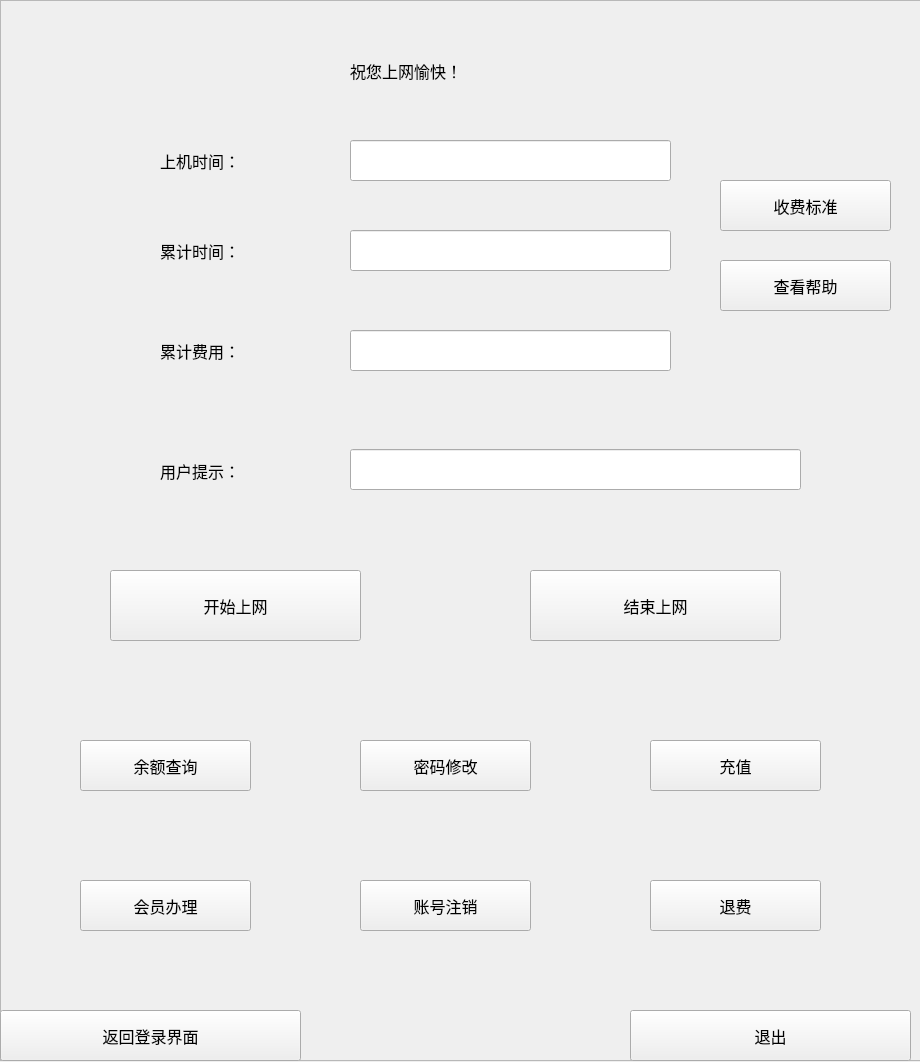
<?xml version="1.0" encoding="UTF-8"?>
<ui version="4.0">
 <class>UserDialog</class>
 <widget class="QDialog" name="UserDialog">
  <property name="geometry">
   <rect>
    <x>0</x>
    <y>0</y>
    <width>920</width>
    <height>1062</height>
   </rect>
  </property>
  <property name="windowTitle">
   <string>用户界面</string>
  </property>
  <widget class="QLabel" name="label">
   <property name="geometry">
    <rect>
     <x>350</x>
     <y>50</y>
     <width>361</width>
     <height>41</height>
    </rect>
   </property>
   <property name="font">
    <font>
     <pointsize>12</pointsize>
    </font>
   </property>
   <property name="text">
    <string>祝您上网愉快！</string>
   </property>
  </widget>
  <widget class="QLabel" name="label_2">
   <property name="geometry">
    <rect>
     <x>160</x>
     <y>140</y>
     <width>201</width>
     <height>41</height>
    </rect>
   </property>
   <property name="font">
    <font>
     <pointsize>12</pointsize>
    </font>
   </property>
   <property name="text">
    <string>上机时间：</string>
   </property>
  </widget>
  <widget class="QLabel" name="label_3">
   <property name="geometry">
    <rect>
     <x>160</x>
     <y>230</y>
     <width>171</width>
     <height>41</height>
    </rect>
   </property>
   <property name="font">
    <font>
     <pointsize>12</pointsize>
    </font>
   </property>
   <property name="text">
    <string>累计时间：</string>
   </property>
  </widget>
  <widget class="QLabel" name="label_4">
   <property name="geometry">
    <rect>
     <x>160</x>
     <y>330</y>
     <width>171</width>
     <height>41</height>
    </rect>
   </property>
   <property name="font">
    <font>
     <pointsize>12</pointsize>
    </font>
   </property>
   <property name="text">
    <string>累计费用：</string>
   </property>
  </widget>
  <widget class="QLineEdit" name="lineEdit">
   <property name="geometry">
    <rect>
     <x>350</x>
     <y>140</y>
     <width>321</width>
     <height>41</height>
    </rect>
   </property>
   <property name="font">
    <font>
     <pointsize>12</pointsize>
    </font>
   </property>
   <property name="focusPolicy">
    <enum>Qt::NoFocus</enum>
   </property>
   <property name="dragEnabled">
    <bool>false</bool>
   </property>
   <property name="readOnly">
    <bool>true</bool>
   </property>
  </widget>
  <widget class="QLineEdit" name="lineEdit_2">
   <property name="geometry">
    <rect>
     <x>350</x>
     <y>230</y>
     <width>321</width>
     <height>41</height>
    </rect>
   </property>
   <property name="font">
    <font>
     <pointsize>12</pointsize>
    </font>
   </property>
   <property name="focusPolicy">
    <enum>Qt::NoFocus</enum>
   </property>
   <property name="dragEnabled">
    <bool>false</bool>
   </property>
   <property name="readOnly">
    <bool>true</bool>
   </property>
  </widget>
  <widget class="QLineEdit" name="lineEdit_3">
   <property name="geometry">
    <rect>
     <x>350</x>
     <y>330</y>
     <width>321</width>
     <height>41</height>
    </rect>
   </property>
   <property name="font">
    <font>
     <pointsize>12</pointsize>
    </font>
   </property>
   <property name="focusPolicy">
    <enum>Qt::NoFocus</enum>
   </property>
   <property name="dragEnabled">
    <bool>false</bool>
   </property>
   <property name="readOnly">
    <bool>true</bool>
   </property>
  </widget>
  <widget class="QLineEdit" name="lineEdit_4">
   <property name="geometry">
    <rect>
     <x>350</x>
     <y>449</y>
     <width>451</width>
     <height>41</height>
    </rect>
   </property>
   <property name="font">
    <font>
     <pointsize>12</pointsize>
    </font>
   </property>
   <property name="focusPolicy">
    <enum>Qt::NoFocus</enum>
   </property>
   <property name="text">
    <string/>
   </property>
   <property name="dragEnabled">
    <bool>false</bool>
   </property>
   <property name="readOnly">
    <bool>true</bool>
   </property>
  </widget>
  <widget class="QLabel" name="label_5">
   <property name="geometry">
    <rect>
     <x>160</x>
     <y>450</y>
     <width>181</width>
     <height>41</height>
    </rect>
   </property>
   <property name="font">
    <font>
     <pointsize>12</pointsize>
    </font>
   </property>
   <property name="text">
    <string>用户提示：</string>
   </property>
  </widget>
  <widget class="QPushButton" name="pushButton">
   <property name="geometry">
    <rect>
     <x>720</x>
     <y>180</y>
     <width>171</width>
     <height>51</height>
    </rect>
   </property>
   <property name="font">
    <font>
     <pointsize>12</pointsize>
    </font>
   </property>
   <property name="focusPolicy">
    <enum>Qt::NoFocus</enum>
   </property>
   <property name="text">
    <string>收费标准</string>
   </property>
  </widget>
  <widget class="QPushButton" name="pushButton_2">
   <property name="geometry">
    <rect>
     <x>720</x>
     <y>260</y>
     <width>171</width>
     <height>51</height>
    </rect>
   </property>
   <property name="font">
    <font>
     <pointsize>12</pointsize>
    </font>
   </property>
   <property name="focusPolicy">
    <enum>Qt::NoFocus</enum>
   </property>
   <property name="text">
    <string>查看帮助</string>
   </property>
  </widget>
  <widget class="QPushButton" name="pushButton_3">
   <property name="geometry">
    <rect>
     <x>110</x>
     <y>570</y>
     <width>251</width>
     <height>71</height>
    </rect>
   </property>
   <property name="font">
    <font>
     <pointsize>12</pointsize>
    </font>
   </property>
   <property name="focusPolicy">
    <enum>Qt::NoFocus</enum>
   </property>
   <property name="text">
    <string>开始上网</string>
   </property>
  </widget>
  <widget class="QPushButton" name="pushButton_4">
   <property name="geometry">
    <rect>
     <x>530</x>
     <y>570</y>
     <width>251</width>
     <height>71</height>
    </rect>
   </property>
   <property name="font">
    <font>
     <pointsize>12</pointsize>
    </font>
   </property>
   <property name="focusPolicy">
    <enum>Qt::NoFocus</enum>
   </property>
   <property name="text">
    <string>结束上网</string>
   </property>
  </widget>
  <widget class="QPushButton" name="pushButton_5">
   <property name="geometry">
    <rect>
     <x>80</x>
     <y>740</y>
     <width>171</width>
     <height>51</height>
    </rect>
   </property>
   <property name="font">
    <font>
     <family>Agency FB</family>
     <pointsize>12</pointsize>
    </font>
   </property>
   <property name="focusPolicy">
    <enum>Qt::NoFocus</enum>
   </property>
   <property name="text">
    <string>余额查询</string>
   </property>
  </widget>
  <widget class="QPushButton" name="pushButton_6">
   <property name="geometry">
    <rect>
     <x>80</x>
     <y>880</y>
     <width>171</width>
     <height>51</height>
    </rect>
   </property>
   <property name="font">
    <font>
     <family>Agency FB</family>
     <pointsize>12</pointsize>
    </font>
   </property>
   <property name="focusPolicy">
    <enum>Qt::NoFocus</enum>
   </property>
   <property name="text">
    <string>会员办理</string>
   </property>
  </widget>
  <widget class="QPushButton" name="pushButton_7">
   <property name="geometry">
    <rect>
     <x>650</x>
     <y>740</y>
     <width>171</width>
     <height>51</height>
    </rect>
   </property>
   <property name="font">
    <font>
     <family>Agency FB</family>
     <pointsize>12</pointsize>
    </font>
   </property>
   <property name="focusPolicy">
    <enum>Qt::NoFocus</enum>
   </property>
   <property name="text">
    <string>充值</string>
   </property>
  </widget>
  <widget class="QPushButton" name="pushButton_8">
   <property name="geometry">
    <rect>
     <x>360</x>
     <y>740</y>
     <width>171</width>
     <height>51</height>
    </rect>
   </property>
   <property name="font">
    <font>
     <family>Agency FB</family>
     <pointsize>12</pointsize>
    </font>
   </property>
   <property name="focusPolicy">
    <enum>Qt::NoFocus</enum>
   </property>
   <property name="text">
    <string>密码修改</string>
   </property>
  </widget>
  <widget class="QPushButton" name="pushButton_9">
   <property name="geometry">
    <rect>
     <x>360</x>
     <y>880</y>
     <width>171</width>
     <height>51</height>
    </rect>
   </property>
   <property name="font">
    <font>
     <family>Agency FB</family>
     <pointsize>12</pointsize>
    </font>
   </property>
   <property name="focusPolicy">
    <enum>Qt::NoFocus</enum>
   </property>
   <property name="text">
    <string>账号注销</string>
   </property>
  </widget>
  <widget class="QPushButton" name="pushButton_10">
   <property name="geometry">
    <rect>
     <x>650</x>
     <y>880</y>
     <width>171</width>
     <height>51</height>
    </rect>
   </property>
   <property name="font">
    <font>
     <family>Agency FB</family>
     <pointsize>12</pointsize>
    </font>
   </property>
   <property name="focusPolicy">
    <enum>Qt::NoFocus</enum>
   </property>
   <property name="text">
    <string>退费</string>
   </property>
  </widget>
  <widget class="QPushButton" name="pushButton_11">
   <property name="geometry">
    <rect>
     <x>770</x>
     <y>1130</y>
     <width>80</width>
     <height>20</height>
    </rect>
   </property>
   <property name="text">
    <string>返回登录界面</string>
   </property>
  </widget>
  <widget class="QPushButton" name="pushButton_12">
   <property name="geometry">
    <rect>
     <x>0</x>
     <y>1010</y>
     <width>301</width>
     <height>51</height>
    </rect>
   </property>
   <property name="font">
    <font>
     <family>Agency FB</family>
     <pointsize>12</pointsize>
    </font>
   </property>
   <property name="focusPolicy">
    <enum>Qt::NoFocus</enum>
   </property>
   <property name="text">
    <string>返回登录界面</string>
   </property>
  </widget>
  <widget class="QPushButton" name="pushButton_13">
   <property name="geometry">
    <rect>
     <x>630</x>
     <y>1010</y>
     <width>281</width>
     <height>51</height>
    </rect>
   </property>
   <property name="font">
    <font>
     <family>Agency FB</family>
     <pointsize>12</pointsize>
    </font>
   </property>
   <property name="focusPolicy">
    <enum>Qt::NoFocus</enum>
   </property>
   <property name="text">
    <string>退出</string>
   </property>
  </widget>
  <widget class="QFrame" name="frame">
   <property name="geometry">
    <rect>
     <x>0</x>
     <y>0</y>
     <width>921</width>
     <height>1061</height>
    </rect>
   </property>
   <property name="styleSheet">
    <string notr="true">border-image: url(:/picture/7.jpg);</string>
   </property>
   <property name="frameShape">
    <enum>QFrame::StyledPanel</enum>
   </property>
   <property name="frameShadow">
    <enum>QFrame::Raised</enum>
   </property>
  </widget>
  <zorder>frame</zorder>
  <zorder>label</zorder>
  <zorder>label_2</zorder>
  <zorder>label_3</zorder>
  <zorder>label_4</zorder>
  <zorder>lineEdit</zorder>
  <zorder>lineEdit_2</zorder>
  <zorder>lineEdit_3</zorder>
  <zorder>lineEdit_4</zorder>
  <zorder>label_5</zorder>
  <zorder>pushButton</zorder>
  <zorder>pushButton_2</zorder>
  <zorder>pushButton_3</zorder>
  <zorder>pushButton_4</zorder>
  <zorder>pushButton_5</zorder>
  <zorder>pushButton_6</zorder>
  <zorder>pushButton_7</zorder>
  <zorder>pushButton_8</zorder>
  <zorder>pushButton_9</zorder>
  <zorder>pushButton_10</zorder>
  <zorder>pushButton_11</zorder>
  <zorder>pushButton_12</zorder>
  <zorder>pushButton_13</zorder>
 </widget>
 <resources/>
 <connections>
  <connection>
   <sender>pushButton_13</sender>
   <signal>clicked()</signal>
   <receiver>UserDialog</receiver>
   <slot>close()</slot>
   <hints>
    <hint type="sourcelabel">
     <x>770</x>
     <y>1035</y>
    </hint>
    <hint type="destinationlabel">
     <x>459</x>
     <y>530</y>
    </hint>
   </hints>
  </connection>
 </connections>
</ui>
